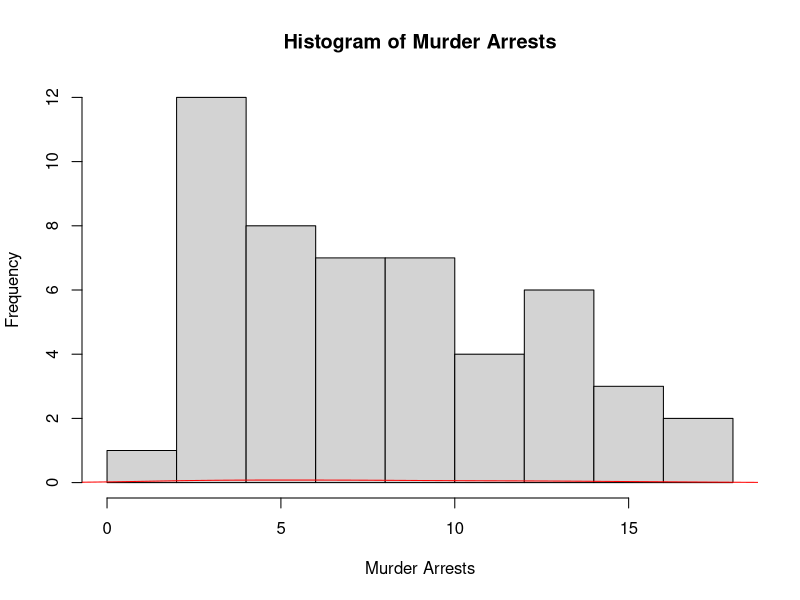
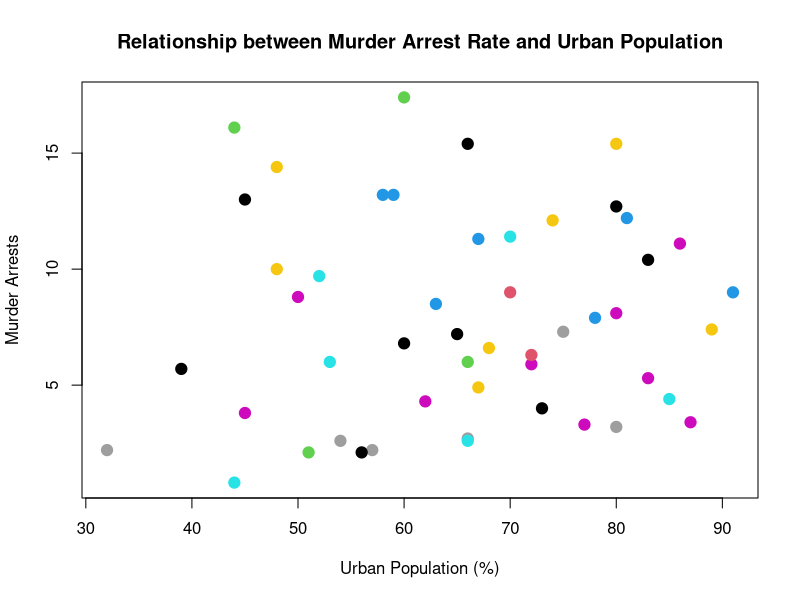
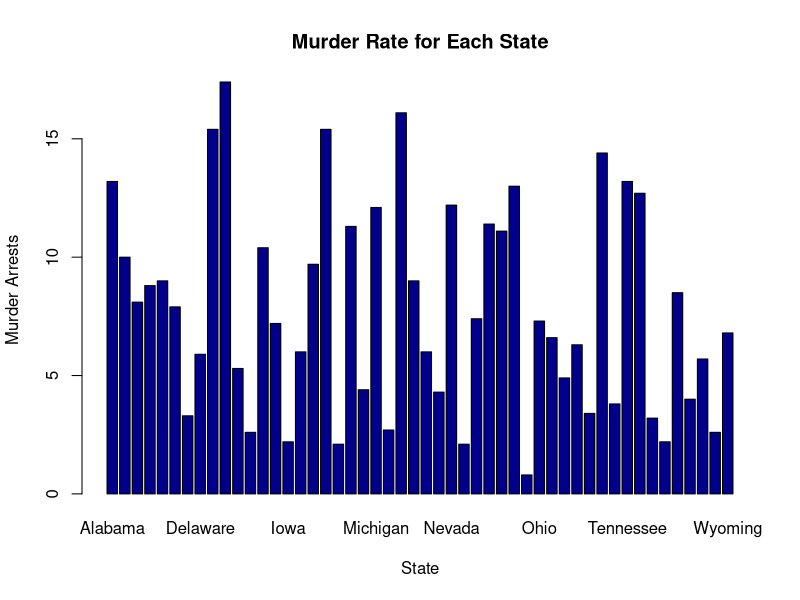

These charts were generated, in order, by the following R code:
# Load the USArrests dataset
data("USArrests")

# (i) a. Summary of the dataset
summary(USArrests)

# (i) b. State with the largest total number of rape
largest_rape_state <- rownames(USArrests)[which.max(USArrests$Rape)]
cat("State with the largest total number of rape:", largest_rape_state, "\n")

# (i) c. States with max & min crime rates for murder
max_murder_state <- rownames(USArrests)[which.max(USArrests$Murder)]
min_murder_state <- rownames(USArrests)[which.min(USArrests$Murder)]
cat("State with the max crime rate for murder:", max_murder_state, "\n")
cat("State with the min crime rate for murder:", min_murder_state, "\n")

# (ii) a. Correlation among the features
correlation_matrix <- cor(USArrests)
print("Correlation matrix:")
print(correlation_matrix)

# (ii) b. States with assault arrests more than median
median_assault <- median(USArrests$Assault)
states_above_median_assault <- rownames(USArrests)[USArrests$Assault > median_assault]
cat("States with assault arrests more than median:", states_above_median_assault, "\n")

# (ii) c. States in the bottom 25% of murder
bottom_25_percent_murder <- rownames(USArrests)[USArrests$Murder < quantile(USArrests$Murder, 0.25)]
cat("States in the bottom 25% of murder:", bottom_25_percent_murder, "\n")

# (iii) a. Histogram and density plot of murder arrests
hist(USArrests$Murder, main = "Histogram of Murder Arrests", xlab = "Murder Arrests")
lines(density(USArrests$Murder), col = "red")

# (iii) b. Relationship between murder arrest rate and proportion of urban population
plot(USArrests$UrbanPop, USArrests$Murder, xlab = "Urban Population (%)", ylab = "Murder Arrests",
     main = "Relationship between Murder Arrest Rate and Urban Population")
points(USArrests$UrbanPop, USArrests$Murder, col = USArrests$Assault, pch = 19, cex = 1.5)

# (iii) c. Bar graph showing murder rate for each state
barplot(USArrests$Murder, names.arg = rownames(USArrests), xlab = "State", ylab = "Murder Arrests",
        main = "Murder Rate for Each State", col = "darkblue")
